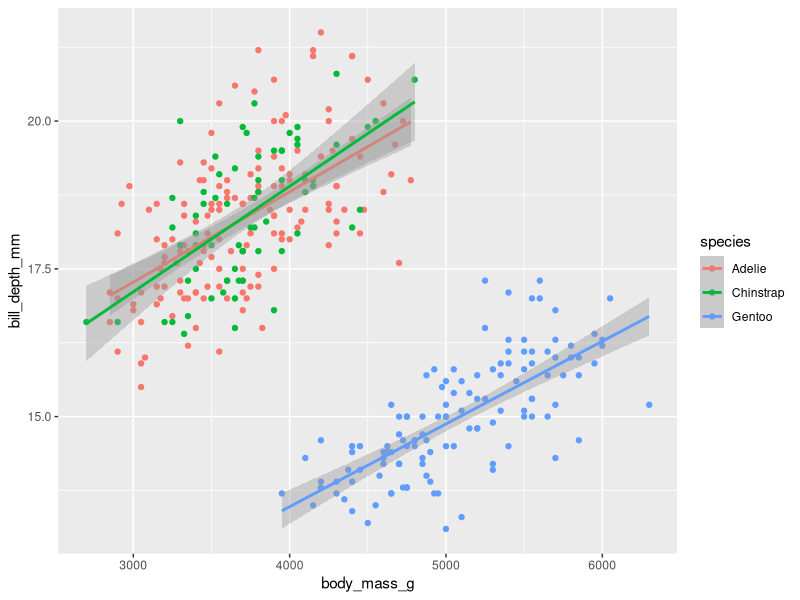

Write R code to recreate this figure.
## ---- chunk 1
knitr::opts_chunk$set(
	echo = TRUE,
	fig.path = "../Output/",
	message = FALSE,
	warning = FALSE
)
## ---- chunk 2
library(here)
library(tidyverse)
library(ggplot2)
library(palmerpenguins)
library(kableExtra)
## ---- chunk 3
view(penguins)
summary(penguins)
## ---- chunk 4
penguins %>%
  ggplot(mapping = aes(x = body_mass_g, 
                       y = bill_depth_mm,
                       color = species)) +
  geom_point() +
  geom_smooth(method = "lm")
  labs(x = "Bird Mass (g)", y = "Bill Depth (mm)")
  theme_bw()
## ---- chunk 5
penguins %>%
  group_by(species) %>%
  summarise(billmean = mean(bill_length_mm, na.rm = TRUE)) %>%
  kbl()%>% # make it a kable table 
  kable_classic() %>%
  row_spec(2, bold = T, color = "pink", background = "green") %>%
  kable_styling(full_width = FALSE)
